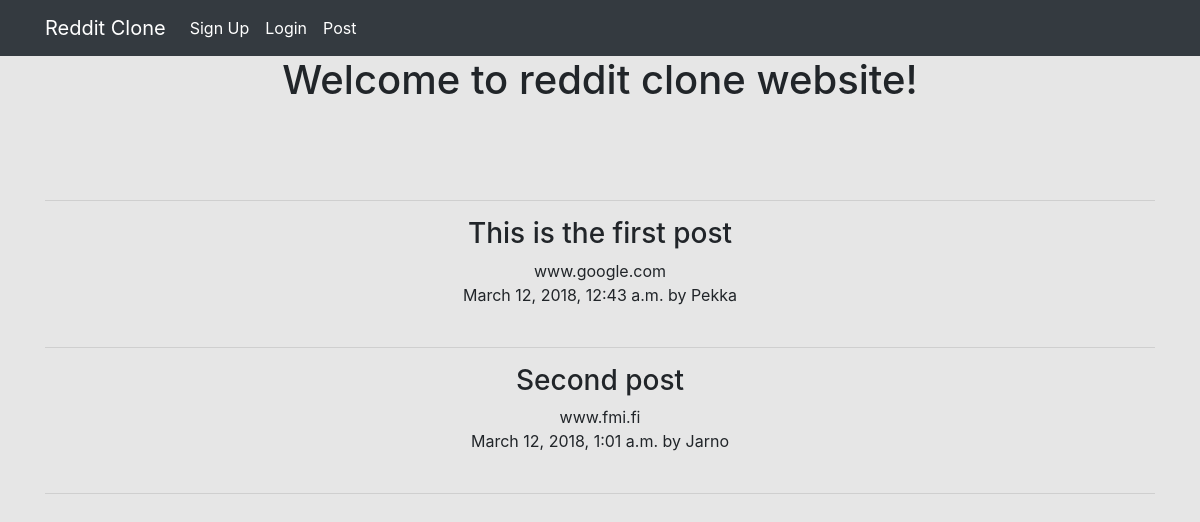
Before: / with the older database file.
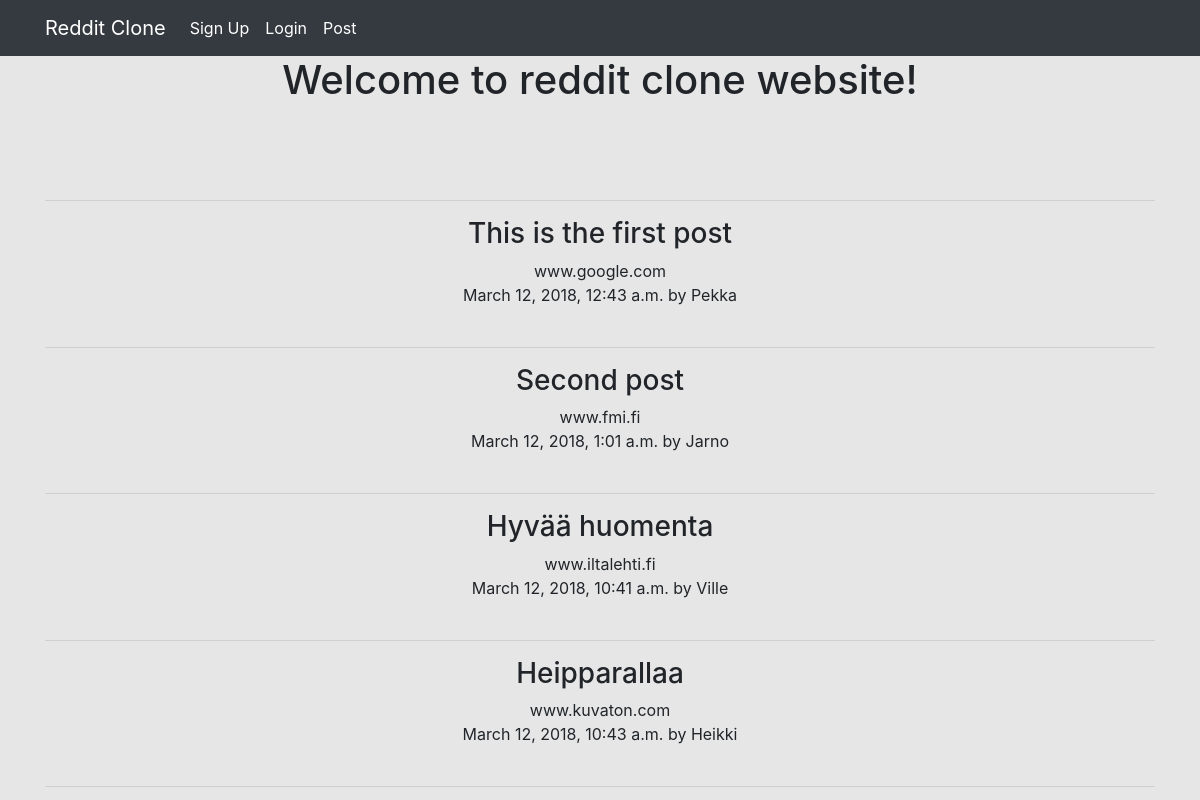
After: the same page with the newer database file.
### posts/models.py (models this page shows)
class Post(models.Model):
    title = models.CharField(max_length=200)
    url = models.TextField()
    pub_date = models.DateTimeField()
    author = models.ForeignKey(settings.AUTH_USER_MODEL, on_delete=models.CASCADE)
    votes_total =  models.IntegerField(default=0)

### posts/views.py (the view)
# urls.py: 2. Add a URL to urlpatterns:  path('', views.home, name='home')
def home(request):
    posts = Post.objects.order_by('votes_total')
    return render(request, 'posts/home.html', {'posts':posts})

### posts/templates/posts/home.html (shortened to what this page needs)
<!doctype html>
<html lang="en">
  <head>
    <link rel="stylesheet" href="https://maxcdn.bootstrapcdn.com/bootstrap/4.0.0/css/bootstrap.min.css">
  </head>
  <body>
    <nav class="navbar navbar-expand-lg navbar-dark bg-dark">
      <div class="container">
        <a class="navbar-brand" href="{% url 'home' %}">Reddit Clone</a>
        <div class="collapse navbar-collapse" id="navbarNav">
          <ul class="navbar-nav">
            <li class="nav-item active">
              <a class="nav-link" href="{% url 'accounts:signup' %}">Sign Up</a>
            </li>
            <li class="nav-item active">
              <a class="nav-link" href="{% url 'accounts:login' %}">Login</a>
            </li>
            <li class="nav-item active">
              <a class="nav-link" href="{% url 'posts:create' %}">Post</a>
            </li>
          </ul>
        </div>
      </div>
    </nav>
    <h1 class="text-center"> Welcome to reddit clone website! </h1>
    <br/>
    <br/>
    <br/>
    <div class="container text-center">
      <hr />
      {% for post in posts.all %}
      <h3>{{ post.title }}</h3>
      {{ post.url }}
      <br/>
      {{ post.pub_date }} by {{ post.author.username }}
      <br/>
      <br/>
      <hr />
      {% endfor %}
    </div>
  </body>
</html>

### posts/templates/posts/home.html (style rules this page uses)
body { background-color: #e6e6e6; }

Changed rows visible on the page:
added Post: title "Hyvää huomenta", url "www.iltalehti.fi", pub_date "March 12, 2018, 10:41 a.m.", author.username "Ville"
added Post: title "Heipparallaa", url "www.kuvaton.com", pub_date "March 12, 2018, 10:43 a.m.", author.username "Heikki"
